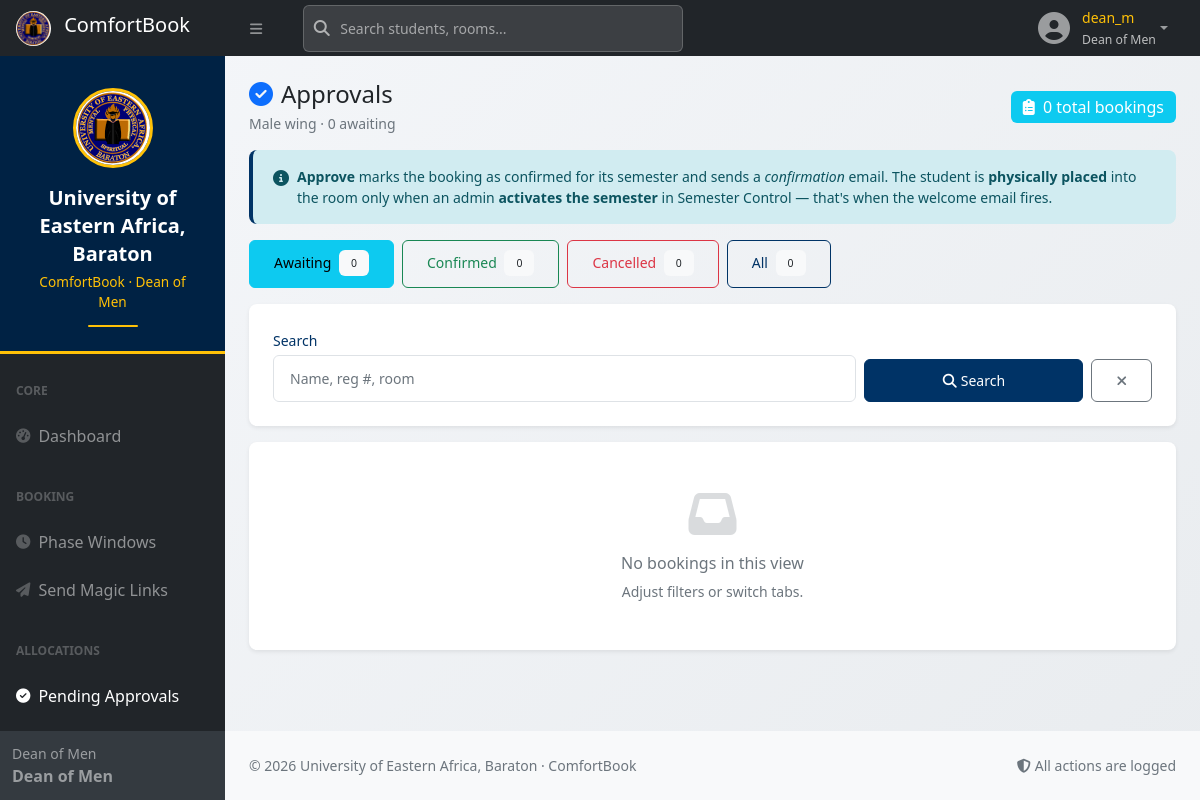
The app's page /user/approvals.php (signed in), older data.
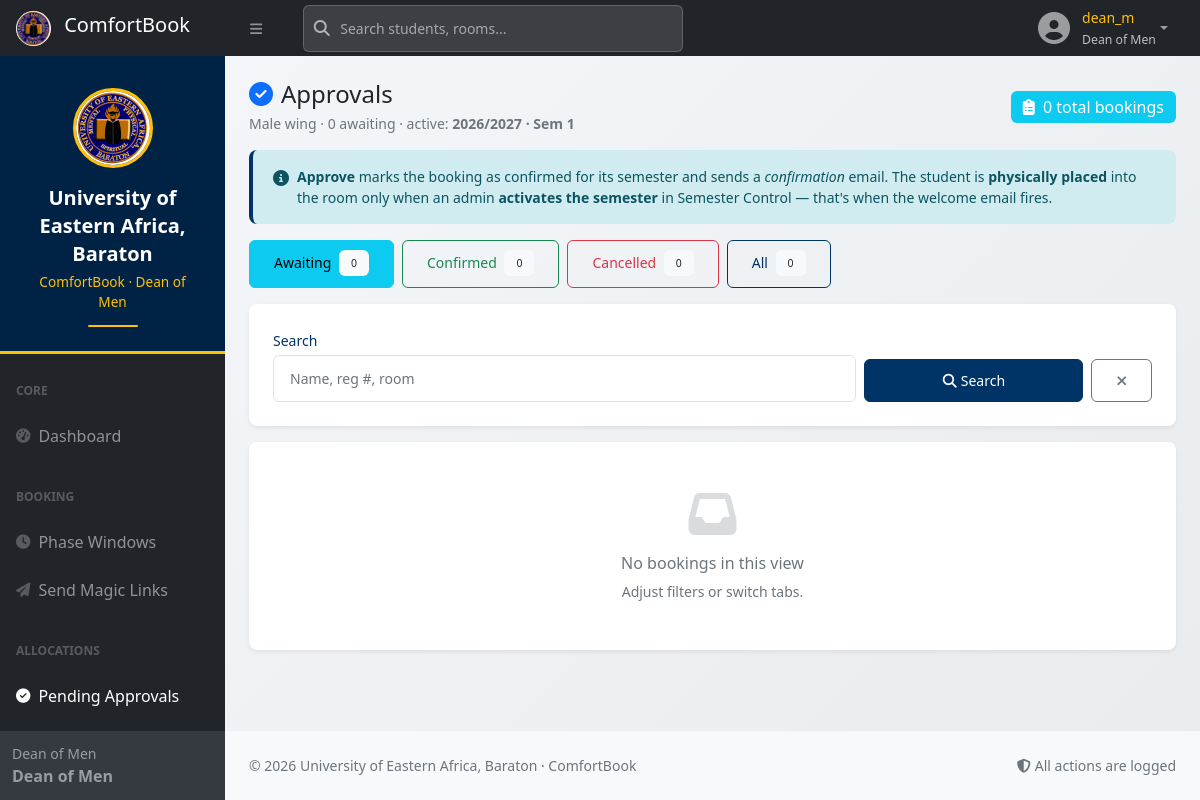
The same page, newer data.
### tables this page shows
CREATE TABLE `semesters` (
  `id` int(10) UNSIGNED NOT NULL,
  `academic_year` varchar(20) NOT NULL,
  `semester_no` tinyint(3) UNSIGNED NOT NULL,
  `name` varchar(80) NOT NULL,
  `start_date` date NOT NULL,
  `end_date` date NOT NULL,
  `phase1_start` datetime DEFAULT NULL,
  `phase1_end` datetime DEFAULT NULL,
  `phase2_start` datetime DEFAULT NULL,
  `phase2_end` datetime DEFAULT NULL,
  `is_active` tinyint(1) NOT NULL DEFAULT 0,
  `created_at` datetime NOT NULL DEFAULT current_timestamp()
);

### includes/auth.php (called while the page is built, shortened)
<?php
require_once __DIR__ . '/config.php';
function gender_scope(): ?string { return $_SESSION['gender_scope'] ?? null; }
        ?>
        <?php
function gender_filter(): ?string { return gender_scope(); }

### includes/config.php (called while the page is built, shortened)
<?php
function get_config(string $key, $default = null) {
    static $cache = null;
    if ($cache === null) {
        $cache = [];
        $pdo = $GLOBALS['pdo'] ?? null;
        if ($pdo) {
            try {
                foreach ($pdo->query("SELECT config_key, config_value FROM config") as $r) {
                    $cache[$r['config_key']] = $r['config_value'];
                }
            } catch (Throwable $e) {}
        }
    }
    return $cache[$key] ?? $default;
}
function active_semester(): ?array {
    static $cache = false;
    $sid = (int)get_config('active_semester_id', 0);
    if ($sid <= 0) { $cache = null; return null; }
    $pdo = $GLOBALS['pdo'] ?? null;
    try {
        $stmt = $pdo->prepare("SELECT * FROM semesters WHERE id = ? LIMIT 1");
        $stmt->execute([$sid]);
        $cache = $stmt->fetch() ?: null;
    } catch (Throwable $e) {
        $cache = null;
    }
    return $cache;
}
function h($v): string {
    return htmlspecialchars((string)$v, ENT_QUOTES, 'UTF-8');
}

### user/approvals.php (the view, shortened to what the changed rows need)
<?php
require_once __DIR__ . '/../includes/config.php';
require_once __DIR__ . '/../includes/auth.php';
require_once __DIR__ . '/../includes/mailer.php';
$gender = gender_filter();
$status = $_GET['status'] ?? 'pending_approval';
$where  = ' WHERE s.gender = ?';
$params = [$gender];
if ($status !== 'all') {
    $where .= ' AND b.status = ?';
    $params[] = $status;
}
$stmt = $pdo->prepare("
    SELECT COUNT(*) FROM bookings b
    JOIN students s ON s.id = b.student_id
    JOIN rooms r    ON r.id = b.room_id
    $where
");
$stmt->execute($params);
$counts = ['pending_approval'=>0,'confirmed'=>0,'cancelled'=>0];
$activeSem = active_semester();
?>
<?php include __DIR__ . '/partial/header.php'; ?>
<div id="layoutSidenav">
    <div id="layoutSidenav_content">
        <main class="container-fluid px-4">
            <div class="d-flex flex-wrap justify-content-between align-items-center mt-4 mb-3">
                <div>
                    <h4 class="mb-1"><i class="fas fa-check-circle text-primary me-2"></i>Approvals</h4>
                    <p class="text-muted small mb-0">
                        <?= h($gender) ?> wing · <?= number_format($counts['pending_approval']) ?> awaiting
                        <?php if ($activeSem): ?>
                            · active: <strong><?= h($activeSem['name']) ?></strong>
                        <?php endif; ?>
                    </p>
                </div>
            </div>
        </main>
<?php include __DIR__ . '/partial/footer.php'; ?>

Row changes from the older to the newer data that the page shows:
added semesters: name "2026/2027 · Sem 1"
Text that changed along with them:
text now shown: "· active:"
